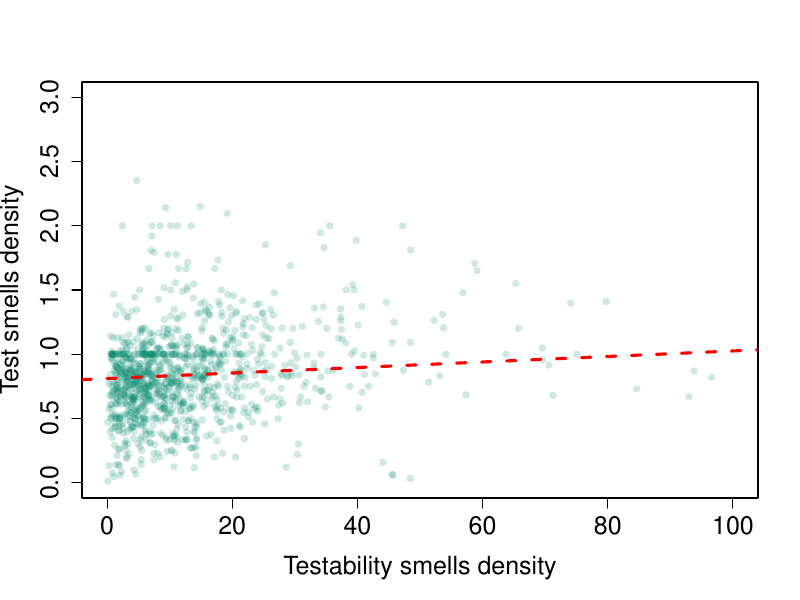

Source code (R):
# data <- read.csv(file= "rq1_data_by_class.csv", header=TRUE, sep=",")
data <- read.csv(file= "rq1_data.csv", header=TRUE, sep=",")
# testability_smells <- data[["TotalTestabilitySmells"]]
testability_smells <- data[["TyS_normalized"]]
# test_smells <- data[["TotalTestSmells"]]
test_smells <- data[["TS_normalized"]]
rq1.corr.test = cor.test(testability_smells, test_smells, method="spearman")
print(rq1.corr.test)
# pdf("rq1_class.pdf", width=8, height=6)
pdf("rq1.pdf", width=8, height=6)
plot(testability_smells, test_smells, xlab="Testability smells density", ylab="Test smells density", col=rgb(4, 136, 108, 50,maxColorValue=255),  xlim=c(0,100), ylim=c(0,3), pch=16, cex.lab=1.5, cex.axis=1.5, cey.lab=1.5, cey.axis=1.5)
abline(lm(test_smells ~ testability_smells), col="red", lwd=3, lty=2)
dev.off()

